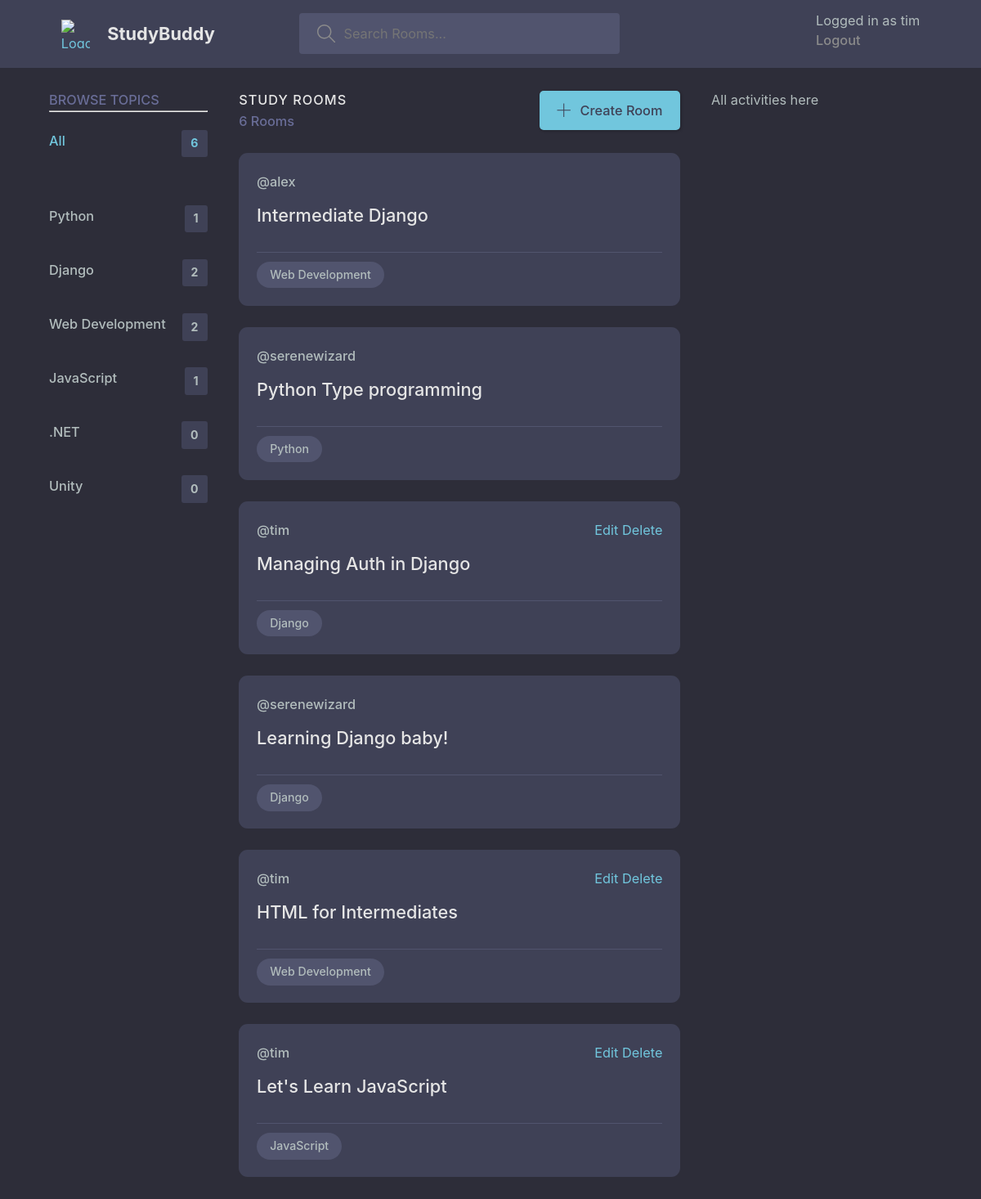
Screenshot of / (signed in) with the database file from the repository.
### base/models.py (models this page shows, shortened)
class Topic(models.Model):
    name = models.CharField(max_length=200)

class Room(models.Model):
    host = models.ForeignKey(User, null=True, on_delete=models.SET_NULL)
    topic = models.ForeignKey(Topic, null=True, on_delete=models.SET_NULL)
    name = models.CharField(max_length=200)
    description = models.TextField(null=True, blank=True)
    participants = models.ManyToManyField(
        User, related_name='participants', blank=True)
    updated = models.DateTimeField(auto_now=True)
    created = models.DateTimeField(auto_now_add=True)
    class Meta:
        ordering = ['-updated', '-created']

### base/views.py (the view)
# urls.py: 2. Add a URL to urlpatterns:  path('', views.home, name='home')
def home(request):
    q = request.GET.get('q') if request.GET.get('q') != None else ''
    rooms = Room.objects.filter(
        Q(topic__name__icontains=q) |
        Q(name__icontains=q) |
        Q(description__icontains=q)
    )
    topics = Topic.objects.all()
    room_count = rooms.count()
    context = {
        'rooms': rooms,
        'topics': topics,
        'room_count': room_count
    }
    return render(request, 'base/home.html', context)

### base/templates/base/home.html (shortened to what this page needs)
{% extends 'main.html' %}
{% block content %}
<main class="layout layout--3">
    <div class="container homepage">
        {% include 'base/topics_component.html' %}
        {%include 'base/feed_component.html' %}
        {% include 'base/activity_component.html' %}
    </div>
</main>
{% endblock content %}

### templates/navbar.html (shortened to what this page needs)
{% load static %}
<header class="header header--loggedIn">
    <div class="container">
        <a href="{% url 'home' %}" class="header__logo">
            <img src="" alt="Logo" />
            <h1> StudyBuddy </h1>
        </a>
        <form class="header__search" action="{%url 'home' %}" method="GET">
            <label>
                <input type="text" name="q" placeholder='Search Rooms...' />
            </label>
        </form>
        <nav class="header__menu">
            {% if request.user.is_authenticated %}
            <p> Logged in as {{request.user}} </p>
            <a href="{% url 'logout' %}">Logout</a>
            {% else %}
            <a href="{% url 'login' %}">
                <img src="" alt="AVATAR">
                <p>Login</p>
            </a>
            {% endif %}
        </nav>
    </div>
</header>

### base/templates/base/topics_component.html
<div class="topics">
    <div class="topics__header">
        <h2>Browse Topics</h2>
        <hr>
    </div>
    <ul class="topics__list">
        <li>
            <a href="{% url 'home' %}" class="active">All <span>{{topics.count}}</span></a>
        </li>
        <br>
        {% for topic in topics %}
            <li>
                <a href="{% url 'home' %}?q={{topic.name}}">
                    {{topic.name}} <span>{{topic.room_set.all.count}}</span>
                </a>
            </li>
        {% endfor %}
    </ul>
</div>

### base/templates/base/feed_component.html
<div class="roomList">
    <div class="roomList__header">
        <div>
            <h2>Study Rooms</h2>
            <p>{{room_count}} Rooms </p>
        </div>
            <a class="btn btn--main" href="{% url 'create-room' %}">
                <svg version="1.1" xmlns="http://www.w3.org/2000/svg" width="32" height="32" viewBox="0 0 32 32">
                    <title>add</title>
                    <path
                    d="M16.943 0.943h-1.885v14.115h-14.115v1.885h14.115v14.115h1.885v-14.115h14.115v-1.885h-14.115v-14.115z">
                    </path>
                </svg>
                Create Room
            </a>
    </div>
    {% for room in rooms %}
        <div class="roomListRoom">
            <div class="roomListRoom__header">
                <span class="roomListRoom__author">@{{room.host.username}}</span>
                <nav>
                    {% if request.user == room.host %}
                        <a href="{% url 'update-room' room.id %}">Edit</a>
                        <a href="{% url 'delete-room' room.id %}">Delete</a>
                    {% endif %}
                </nav>
            </div>
            <div class="roomListRoom__content">
                <a href="{% url 'room' room.id %}">{{room.name}}</a>
            </div>
            <div class="roomListRoom__meta">
                <p class="roomListRoom__topic">{{room.topic.name}}</p>
            </div>
        </div>
    {% endfor %}
</div>

### static/styles/main.css (style rules this page uses)
:root { --color-main: #71c6dd; --color-main-light: #e1f6fb; --color-dark: #3f4156; --color-dark-medium: #51546e; --color-dark-light: #696d97; --color-light: #e5e5e5; --color-gray: #8b8b8b; --color-light-gray: #b2bdbd; --color-bg: #2d2d39; --color-success: #5dd693; --color-error: #fc4b0b; }
* { font-family: "DM Sans", -apple-system, BlinkMacSystemFont, "Segoe UI", Roboto, Oxygen, Ubuntu, Cantarell, "Open Sans", "Helvetica Neue", sans-serif; margin: 0; padding: 0; box-sizing: border-box; text-rendering: optimizeLegibility; font-size: inherit; }
html { font-size: 56.25%; }
@media only screen and (min-width: 1200px) { html { font-size: 68%; } }
body { line-height: 1.6; font-weight: 400; font-size: 1.5rem; color: var(--color-light-gray); background-color: var(--color-bg); min-height: 100vh; }
img { width: 100%; }
a { display: inline-block; color: var(--color-main); text-decoration: none; }
.container { max-width: 120rem; width: 90%; margin: auto; }
.btn { background-color: transparent; border: none; display: inline-flex; align-items: center; gap: 1rem; cursor: pointer; transition: all ease-in-out 0.3s; padding: 1rem 2rem; border-radius: 5px; box-shadow: 1px 1px 3px 1px rgba(0, 0, 0, 0.15); font-weight: 500; }
.btn--main { background-color: var(--color-main); color: var(--color-dark); }
.btn > svg { fill: currentColor; width: 1.6rem; height: 1.6rem; }
.header { padding: 1.5rem; background-color: var(--color-dark); }
.header > .container { display: flex; gap: 9.5rem; }
.header__logo, .header__user { display: flex; gap: 2rem; align-items: center; }
.header__logo > img { height: 3.2rem; width: 3.2rem; }
.header__logo > h1 { font-weight: 700; font-size: 2rem; color: var(--color-light); }
.header__search > label { background-color: var(--color-dark-medium); padding: 1.3rem 1rem; display: flex; align-items: center; gap: 1rem; border-radius: 4px; }
.header__search svg { fill: var(--color-gray); width: 2rem; height: 2rem; margin-left: 1rem; }
.header__search input { width: 30rem; background: transparent; border: none; outline: none; color: var(--color-light); }
.header__menu { margin-left: auto; position: relative; }
.header__menu a { display: flex; gap: 1.5rem; align-items: center; font-weight: 500; text-decoration: none; color: var(--color-gray); }
.header__menu p { line-height: 1.2; }
.layout { margin-top: 2.4rem; }
.layout > .container { display: flex; justify-content: space-between; align-items: flex-start; }
.layout--3 > .container > div:first-child { flex-basis: 18%; max-width: 22.5rem; }
.layout--3 > .container > div:nth-child(2) { flex-basis: 50%; }
.topics__header { margin-bottom: 2rem; }
.topics__header h2 { text-transform: uppercase; font-weight: 500; color: var(--color-dark-light); }
.topics__list { list-style: none; }
.topics__list li a { display: flex; justify-content: space-between; margin-bottom: 3rem; font-weight: 500; color: var(--color-light-gray); transition: all 0.3s ease-in-out; }
.topics__list li a.active, .topics__list li a:hover { color: var(--color-main); }
.topics__list li a span { padding: 0.5rem 1rem; background-color: var(--color-dark); border-radius: 3px; font-size: 1.3rem; font-weight: 700; letter-spacing: 1px; }
.roomList__header { display: flex; justify-content: space-between; align-items: center; margin-bottom: 2.4rem; }
.roomList__header h2 { text-transform: uppercase; font-weight: 500; color: var(--color-light); letter-spacing: 1px; }
.roomList__header p { font-weight: 500; color: var(--color-dark-light); }
.roomListRoom { margin-bottom: 2.4rem; background-color: var(--color-dark); border-radius: 1rem; padding: 2rem; }
.roomListRoom__header { display: flex; justify-content: space-between; align-items: center; }
.roomListRoom__author { font-weight: 500; display: flex; align-items: center; gap: 1rem; }
.roomListRoom__content { margin: 1rem 0; }
.roomListRoom__content a { font-size: 2rem; font-weight: 500; margin-bottom: 1.5rem; color: var(--color-light); transition: all 0.3s ease-in-out; }
.roomListRoom__meta { border-top: 1px solid var(--color-dark-medium); padding-top: 1rem; display: flex; align-items: center; justify-content: space-between; }
.roomListRoom__topic { padding: 5px 1.5rem; background-color: var(--color-dark-medium); border-radius: 5rem; font-weight: 500; font-size: 1.3rem; }

### rows the page displays
Topic: name "Python", room_set.all.count "1"
Topic: name "Django", room_set.all.count "2"
Topic: name "Web Development", room_set.all.count "2"
Topic: name "JavaScript", room_set.all.count "1"
Topic: name ".NET", room_set.all.count "0"
Topic: name "Unity", room_set.all.count "0"
Room: host.username "alex", name "Intermediate Django", topic.name "Web Development"
Room: host.username "serenewizard", name "Python Type programming", topic.name "Python"
Room: host.username "tim", shows "Edit", name "Managing Auth in Django", topic.name "Django"
Room: host.username "serenewizard", name "Learning Django baby!", topic.name "Django"
Room: host.username "tim", shows "Edit", name "HTML for Intermediates", topic.name "Web Development"
Room: host.username "tim", shows "Edit", name "Let's Learn JavaScript", topic.name "JavaScript"

### other values shown
{{ request.user }} "tim"
{{ topics.count }} "6"
{{ room_count }} "6"
